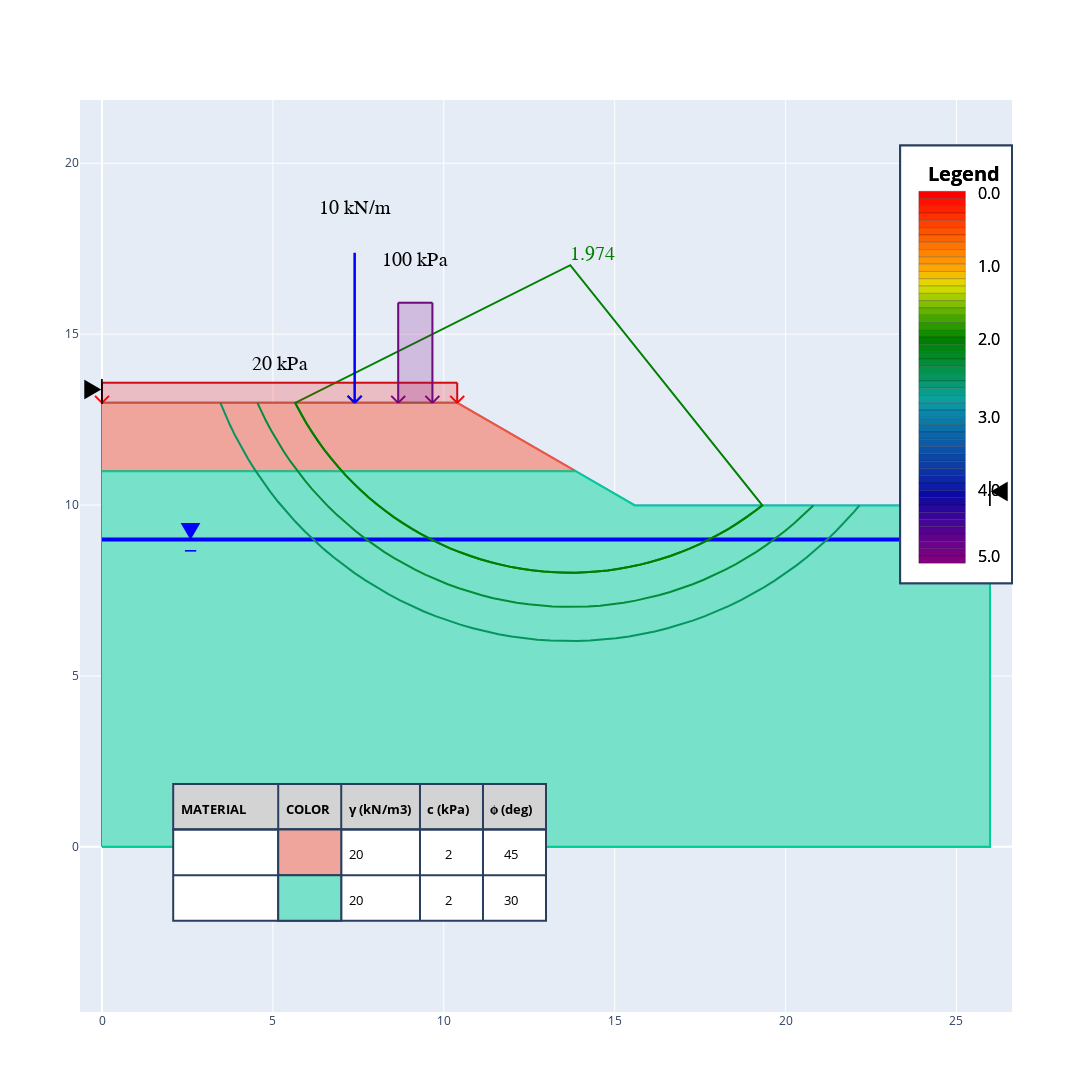

Write notebook code for a chart like this one.
### Code cell
s.remove_individual_planes()

for r in [9,10,11]:
    s.add_single_circular_plane(
        c_x = 13.7,
        c_y = 17.02,
        radius = r,
    )

s.analyse_slope()

fig = s.plot_all_planes()
fig.show()

### Figure 1 — Plotly figure (JSON) as saved in the notebook; plotly's stock layout.template omitted (floating-point values rounded to 4 significant figures)
{"data": [{"mode": "lines", "name": "", "type": "scatter", "x": [0, 0, 10.39, 15.59, 25.98, 25.98, 0], "y": [0, 12.99, 12.99, 9.99, 9.99, 0, 0]}, {"fill": "toself", "fillcolor": "#efa59c", "hovertemplate": "", "meta": [20, 2, 45, ""], "mode": "lines", "name": "<br>γ: 20 kN/m3<br>c: 2 kPa<br>ϕ: 45 degrees", "type": "scatter", "x": [0, 10.39, 13.86, 0], "y": [12.99, 12.99, 10.99, 10.99]}, {"fill": "toself", "fillcolor": "#77e1ca", "hovertemplate": "", "meta": [20, 2, 30, ""], "mode": "lines", "name": "<br>γ: 20 kN/m3<br>c: 2 kPa<br>ϕ: 30 degrees", "type": "scatter", "x": [0, 13.86, 15.59, 25.98, 25.98, 0], "y": [10.99, 10.99, 9.99, 9.99, 0, 0]}, {"line": {"color": "blue", "width": 4}, "mode": "lines", "name": "", "type": "scatter", "x": [0, 25.98], "y": [8.99, 8.99]}, {"hovertemplate": "", "line": {"color": "#008000"}, "mode": "lines", "name": "", "texttemplate": "", "type": "scatter", "x": [5.681, 5.828, 5.985, 6.152, 6.328, 6.512, 6.706, 6.908, 7.118, 7.336, 7.562, 7.795, 8.036, 8.284, 8.538, 8.798, 9.065, 9.337, 9.614, 9.896, 10.18, 10.47, 10.77, 11.07, 11.37, 11.68, 11.98, 12.29, 12.6, 12.92, 13.23, 13.54, 13.86, 14.17, 14.48, 14.8, 15.11, 15.42, 15.72, 16.03, 16.33, 16.63, 16.93, 17.22, 17.5, 17.79, 18.06, 18.34, 18.6, 18.86, 19.12, 19.32, 13.7, 5.653, 5.681], "y": [12.93, 12.66, 12.38, 12.12, 11.86, 11.6, 11.36, 11.12, 10.88, 10.66, 10.44, 10.23, 10.03, 9.832, 9.648, 9.472, 9.305, 9.148, 9.001, 8.863, 8.735, 8.618, 8.51, 8.413, 8.327, 8.251, 8.185, 8.131, 8.087, 8.054, 8.032, 8.021, 8.021, 8.032, 8.054, 8.087, 8.131, 8.185, 8.251, 8.327, 8.413, 8.51, 8.618, 8.735, 8.863, 9.001, 9.148, 9.305, 9.472, 9.648, 9.832, 9.99, 17.02, 12.99, 12.93]}, {"hovertemplate": "Centre: (13.700, 17.020)<br>Radius: 9.000<br>FOS: 1.974", "mode": "lines+text", "name": "", "text": ["1.974"], "textfont": {"color": "#008000", "family": "sans serif", "size": 20}, "textposition": "top right", "texttemplate": "%{text}", "type": "scatter", "x": [13.7], "y": [17.02]}, {"hovertemplate": "%{meta[0]}", "line": {"color": "#05955e"}, "meta": [2.54], "mode": "lines", "name": "", "type": "scatter", "x": [3.465, 3.574, 3.731, 3.899, 4.079, 4.271, 4.475, 4.689, 4.915, 5.151, 5.398, 5.655, 5.922, 6.198, 6.483, 6.777, 7.08, 7.391, 7.709, 8.035, 8.367, 8.706, 9.051, 9.402, 9.758, 10.12, 10.48, 10.85, 11.23, 11.6, 11.98, 12.36, 12.74, 13.12, 13.51, 13.89, 14.28, 14.66, 15.04, 15.42, 15.8, 16.17, 16.55, 16.92, 17.28, 17.64, 18.0, 18.35, 18.69, 19.03, 19.36, 19.69, 20.01, 20.32, 20.62, 20.92, 21.2, 21.48, 21.75, 22.0, 22.16], "y": [12.99, 12.72, 12.37, 12.03, 11.69, 11.36, 11.03, 10.71, 10.4, 10.1, 9.803, 9.518, 9.242, 8.975, 8.718, 8.471, 8.235, 8.009, 7.795, 7.591, 7.399, 7.219, 7.051, 6.894, 6.751, 6.619, 6.501, 6.395, 6.302, 6.222, 6.155, 6.102, 6.062, 6.035, 6.022, 6.022, 6.035, 6.062, 6.102, 6.155, 6.222, 6.302, 6.395, 6.501, 6.619, 6.751, 6.894, 7.051, 7.219, 7.399, 7.591, 7.795, 8.009, 8.235, 8.471, 8.718, 8.975, 9.242, 9.518, 9.803, 9.99]}, {"hovertemplate": "%{meta[0]}", "line": {"color": "#038d36"}, "meta": [2.279], "mode": "lines", "name": "", "type": "scatter", "x": [4.548, 4.637, 4.79, 4.954, 5.128, 5.313, 5.508, 5.714, 5.929, 6.153, 6.386, 6.629, 6.88, 7.139, 7.407, 7.682, 7.964, 8.254, 8.55, 8.852, 9.16, 9.474, 9.793, 10.12, 10.44, 10.78, 11.11, 11.45, 11.79, 12.14, 12.48, 12.83, 13.18, 13.53, 13.88, 14.22, 14.57, 14.92, 15.26, 15.61, 15.95, 16.29, 16.62, 16.96, 17.28, 17.61, 17.93, 18.24, 18.55, 18.85, 19.15, 19.44, 19.72, 19.99, 20.26, 20.52, 20.77, 20.81], "y": [12.99, 12.79, 12.48, 12.17, 11.87, 11.57, 11.28, 11.0, 10.73, 10.46, 10.2, 9.949, 9.706, 9.473, 9.249, 9.034, 8.828, 8.633, 8.448, 8.274, 8.11, 7.957, 7.815, 7.684, 7.565, 7.457, 7.361, 7.276, 7.204, 7.143, 7.095, 7.058, 7.034, 7.022, 7.022, 7.034, 7.058, 7.095, 7.143, 7.204, 7.276, 7.361, 7.457, 7.565, 7.684, 7.815, 7.957, 8.11, 8.274, 8.448, 8.633, 8.828, 9.034, 9.249, 9.473, 9.706, 9.949, 9.99]}, {"hovertemplate": "%{meta[0]}", "line": {"color": "#008000"}, "meta": [1.974], "mode": "lines", "name": "", "type": "scatter", "x": [5.653, 5.681, 5.828, 5.985, 6.152, 6.328, 6.512, 6.706, 6.908, 7.118, 7.336, 7.562, 7.795, 8.036, 8.284, 8.538, 8.798, 9.065, 9.337, 9.614, 9.896, 10.18, 10.47, 10.77, 11.07, 11.37, 11.68, 11.98, 12.29, 12.6, 12.92, 13.23, 13.54, 13.86, 14.17, 14.48, 14.8, 15.11, 15.42, 15.72, 16.03, 16.33, 16.63, 16.93, 17.22, 17.5, 17.79, 18.06, 18.34, 18.6, 18.86, 19.12, 19.32], "y": [12.99, 12.93, 12.66, 12.38, 12.12, 11.86, 11.6, 11.36, 11.12, 10.88, 10.66, 10.44, 10.23, 10.03, 9.832, 9.648, 9.472, 9.305, 9.148, 9.001, 8.863, 8.735, 8.618, 8.51, 8.413, 8.327, 8.251, 8.185, 8.131, 8.087, 8.054, 8.032, 8.021, 8.021, 8.032, 8.054, 8.087, 8.131, 8.185, 8.251, 8.327, 8.413, 8.51, 8.618, 8.735, 8.863, 9.001, 9.148, 9.305, 9.472, 9.648, 9.832, 9.99]}], "layout": {"annotations": [{"font": {"color": "black", "size": 13}, "showarrow": false, "text": "<b>MATERIAL</b>", "x": 0.1, "xref": "x domain", "xshift": 5.634, "y": 0.225, "yref": "y domain", "yshift": -13}, {"font": {"color": "black", "size": 13}, "showarrow": false, "text": "<b>COLOR</b>", "x": 0.2127, "xref": "x domain", "xshift": 5.634, "y": 0.225, "yref": "y domain", "yshift": -13}, {"font": {"color": "black", "size": 13}, "showarrow": false, "text": "<b>γ (kN/m3)</b>", "x": 0.2803, "xref": "x domain", "xshift": 5.634, "y": 0.225, "yref": "y domain", "yshift": -13}, {"font": {"color": "black", "size": 13}, "showarrow": false, "text": "<b>c (kPa)</b>", "x": 0.3648, "xref": "x domain", "xshift": 28.17, "y": 0.225, "yref": "y domain", "yshift": -13}, {"font": {"color": "black", "size": 13}, "showarrow": false, "text": "<b>ϕ (deg)</b>", "x": 0.4324, "xref": "x domain", "xshift": 28.17, "y": 0.225, "yref": "y domain", "yshift": -13}, {"font": {"color": "black", "size": 13}, "showarrow": false, "text": "", "x": 0.1, "xref": "x domain", "xshift": 5.634, "y": 0.175, "yref": "y domain", "yshift": -13}, {"font": {"color": "black", "size": 13}, "showarrow": false, "text": "20", "x": 0.2803, "xref": "x domain", "xshift": 5.634, "y": 0.175, "yref": "y domain", "yshift": -13}, {"font": {"color": "black", "size": 13}, "showarrow": false, "text": "2", "x": 0.3648, "xref": "x domain", "xshift": 28.17, "y": 0.175, "yref": "y domain", "yshift": -13}, {"font": {"color": "black", "size": 13}, "showarrow": false, "text": "45", "x": 0.4324, "xref": "x domain", "xshift": 28.17, "y": 0.175, "yref": "y domain", "yshift": -13}, {"font": {"color": "black", "size": 13}, "showarrow": false, "text": "", "x": 0.1, "xref": "x domain", "xshift": 5.634, "y": 0.125, "yref": "y domain", "yshift": -13}, {"font": {"color": "black", "size": 13}, "showarrow": false, "text": "20", "x": 0.2803, "xref": "x domain", "xshift": 5.634, "y": 0.125, "yref": "y domain", "yshift": -13}, {"font": {"color": "black", "size": 13}, "showarrow": false, "text": "2", "x": 0.3648, "xref": "x domain", "xshift": 28.17, "y": 0.125, "yref": "y domain", "yshift": -13}, {"font": {"color": "black", "size": 13}, "showarrow": false, "text": "30", "x": 0.4324, "xref": "x domain", "xshift": 28.17, "y": 0.125, "yref": "y domain", "yshift": -13}, {"font": {"color": "black", "size": 16}, "showarrow": false, "text": "0.0", "x": 0.95, "xref": "paper", "xshift": 37, "y": 0.912, "yref": "paper", "yshift": 0}, {"font": {"color": "black", "size": 16}, "showarrow": false, "text": "1.0", "x": 0.95, "xref": "paper", "xshift": 37, "y": 0.832, "yref": "paper", "yshift": 0}, {"font": {"color": "black", "size": 16}, "showarrow": false, "text": "2.0", "x": 0.95, "xref": "paper", "xshift": 37, "y": 0.752, "yref": "paper", "yshift": 0}, {"font": {"color": "black", "size": 16}, "showarrow": false, "text": "3.0", "x": 0.95, "xref": "paper", "xshift": 37, "y": 0.652, "yref": "paper", "yshift": 0}, {"font": {"color": "black", "size": 16}, "showarrow": false, "text": "4.0", "x": 0.95, "xref": "paper", "xshift": 37, "y": 0.572, "yref": "paper", "yshift": 0}, {"font": {"color": "black", "size": 16}, "showarrow": false, "text": "5.0", "x": 0.95, "xref": "paper", "xshift": 37, "y": 0.5, "yref": "paper", "yshift": 0}, {"align": "center", "font": {"color": "black", "size": 20}, "showarrow": false, "text": "<b>Legend</b>", "x": 0.925, "xref": "paper", "xshift": 60, "y": 0.9, "yref": "paper", "yshift": 33}, {"font": {"color": "black", "family": "sans serif", "size": 20}, "showarrow": false, "text": "20 kPa", "x": 5.196, "xref": "x", "xshift": 0, "y": 12.99, "yref": "y", "yshift": 39}, {"font": {"color": "black", "family": "sans serif", "size": 20}, "showarrow": false, "text": "100 kPa", "x": 9.166, "xref": "x", "xshift": 0, "y": 12.99, "yref": "y", "yshift": 143}, {"font": {"color": "black", "family": "sans serif", "size": 20}, "showarrow": false, "text": "10 kN/m", "x": 7.392, "xref": "x", "xshift": 0, "y": 12.99, "yref": "y", "yshift": 195}, {"font": {"color": "blue", "size": 25}, "showarrow": false, "text": "▼", "x": 2.598, "y": 8.99, "yshift": 10}, {"font": {"color": "blue", "size": 25}, "showarrow": false, "text": "_", "x": 2.598, "y": 8.99, "yshift": 2}, {"font": {"color": "black", "size": 25}, "showarrow": false, "text": "▶", "x": 0, "xshift": -10, "y": 12.99, "yshift": 15}, {"font": {"color": "black", "size": 25}, "showarrow": false, "text": "◀", "x": 25.98, "xshift": 10, "y": 9.99, "yshift": 15}, {"font": {"color": "black", "size": 25}, "showarrow": false, "text": "|", "x": 25.98, "xshift": 0, "y": 9.99, "yshift": 15}, {"font": {"color": "black", "size": 25}, "showarrow": false, "text": "|", "x": 0, "xshift": 0, "y": 12.99, "yshift": 15}, {"font": {"color": "black", "size": 16}, "showarrow": false, "text": "0.0", "x": 0.95, "xref": "paper", "xshift": 37, "y": 0.912, "yref": "paper", "yshift": 0}, {"font": {"color": "black", "size": 16}, "showarrow": false, "text": "1.0", "x": 0.95, "xref": "paper", "xshift": 37, "y": 0.832, "yref": "paper", "yshift": 0}, {"font": {"color": "black", "size": 16}, "showarrow": false, "text": "2.0", "x": 0.95, "xref": "paper", "xshift": 37, "y": 0.752, "yref": "paper", "yshift": 0}, {"font": {"color": "black", "size": 16}, "showarrow": false, "text": "3.0", "x": 0.95, "xref": "paper", "xshift": 37, "y": 0.652, "yref": "paper", "yshift": 0}, {"font": {"color": "black", "size": 16}, "showarrow": false, "text": "4.0", "x": 0.95, "xref": "paper", "xshift": 37, "y": 0.572, "yref": "paper", "yshift": 0}, {"font": {"color": "black", "size": 16}, "showarrow": false, "text": "5.0", "x": 0.95, "xref": "paper", "xshift": 37, "y": 0.5, "yref": "paper", "yshift": 0}, {"align": "center", "font": {"color": "black", "size": 20}, "showarrow": false, "text": "<b>Legend</b>", "x": 0.925, "xref": "paper", "xshift": 60, "y": 0.9, "yref": "paper", "yshift": 33}], "height": 1200, "shapes": [{"fillcolor": "lightgrey", "type": "rect", "x0": 0.1, "x1": 0.5, "xref": "x domain", "y0": 0.2, "y1": 0.25, "yref": "y domain"}, {"fillcolor": "white", "type": "rect", "x0": 0.1, "x1": 0.5, "xref": "x domain", "y0": 0.1, "y1": 0.2, "yref": "y domain"}, {"type": "rect", "x0": 0.2127, "x1": 0.2127, "xref": "x domain", "y0": 0.1, "y1": 0.25, "yref": "y domain"}, {"type": "rect", "x0": 0.2803, "x1": 0.2803, "xref": "x domain", "y0": 0.1, "y1": 0.25, "yref": "y domain"}, {"type": "rect", "x0": 0.3648, "x1": 0.3648, "xref": "x domain", "y0": 0.1, "y1": 0.25, "yref": "y domain"}, {"type": "rect", "x0": 0.4324, "x1": 0.4324, "xref": "x domain", "y0": 0.1, "y1": 0.25, "yref": "y domain"}, {"type": "rect", "x0": 0.5, "x1": 0.5, "xref": "x domain", "y0": 0.1, "y1": 0.25, "yref": "y domain"}, {"type": "rect", "x0": 0.1, "x1": 0.5, "xref": "x domain", "y0": 0.2, "y1": 0.2, "yref": "y domain"}, {"type": "rect", "x0": 0.1, "x1": 0.5, "xref": "x domain", "y0": 0.15, "y1": 0.15, "yref": "y domain"}, {"fillcolor": "#efa59c", "type": "rect", "x0": 0.2127, "x1": 0.2803, "xref": "paper", "y0": 0.15, "y1": 0.2, "yref": "paper"}, {"fillcolor": "#77e1ca", "type": "rect", "x0": 0.2127, "x1": 0.2803, "xref": "paper", "y0": 0.1, "y1": 0.15, "yref": "paper"}, {"fillcolor": "white", "type": "rect", "x0": 0.88, "x1": 1, "xref": "paper", "y0": 0.95, "y1": 0.47, "yref": "paper"}, {"fillcolor": "#f00", "line": {"color": "black", "width": 0.2}, "type": "rect", "x0": 0.9, "x1": 0.95, "xref": "paper", "y0": 0.9, "y1": 0.892, "yref": "paper"}, {"fillcolor": "#ff1000", "line": {"color": "black", "width": 0.2}, "type": "rect", "x0": 0.9, "x1": 0.95, "xref": "paper", "y0": 0.892, "y1": 0.884, "yref": "paper"}, {"fillcolor": "#ff2100", "line": {"color": "black", "width": 0.2}, "type": "rect", "x0": 0.9, "x1": 0.95, "xref": "paper", "y0": 0.884, "y1": 0.876, "yref": "paper"}, {"fillcolor": "#ff3100", "line": {"color": "black", "width": 0.2}, "type": "rect", "x0": 0.9, "x1": 0.95, "xref": "paper", "y0": 0.876, "y1": 0.868, "yref": "paper"}, {"fillcolor": "#ff4200", "line": {"color": "black", "width": 0.2}, "type": "rect", "x0": 0.9, "x1": 0.95, "xref": "paper", "y0": 0.868, "y1": 0.86, "yref": "paper"}, {"fillcolor": "#ff5200", "line": {"color": "black", "width": 0.2}, "type": "rect", "x0": 0.9, "x1": 0.95, "xref": "paper", "y0": 0.86, "y1": 0.852, "yref": "paper"}, {"fillcolor": "#ff6300", "line": {"color": "black", "width": 0.2}, "type": "rect", "x0": 0.9, "x1": 0.95, "xref": "paper", "y0": 0.852, "y1": 0.844, "yref": "paper"}, {"fillcolor": "#ff7300", "line": {"color": "black", "width": 0.2}, "type": "rect", "x0": 0.9, "x1": 0.95, "xref": "paper", "y0": 0.844, "y1": 0.836, "yref": "paper"}, {"fillcolor": "#ff8400", "line": {"color": "black", "width": 0.2}, "type": "rect", "x0": 0.9, "x1": 0.95, "xref": "paper", "y0": 0.836, "y1": 0.828, "yref": "paper"}, {"fillcolor": "#ff9400", "line": {"color": "black", "width": 0.2}, "type": "rect", "x0": 0.9, "x1": 0.95, "xref": "paper", "y0": 0.828, "y1": 0.82, "yref": "paper"}, {"fillcolor": "#ffa500", "line": {"color": "black", "width": 0.2}, "type": "rect", "x0": 0.9, "x1": 0.95, "xref": "paper", "y0": 0.82, "y1": 0.812, "yref": "paper"}, {"fillcolor": "#f2be00", "line": {"color": "black", "width": 0.2}, "type": "rect", "x0": 0.9, "x1": 0.95, "xref": "paper", "y0": 0.812, "y1": 0.804, "yref": "paper"}, {"fillcolor": "#e6d300", "line": {"color": "black", "width": 0.2}, "type": "rect", "x0": 0.9, "x1": 0.95, "xref": "paper", "y0": 0.804, "y1": 0.796, "yref": "paper"}, {"fillcolor": "#cdd900", "line": {"color": "black", "width": 0.2}, "type": "rect", "x0": 0.9, "x1": 0.95, "xref": "paper", "y0": 0.796, "y1": 0.788, "yref": "paper"}, {"fillcolor": "#a6cc00", "line": {"color": "black", "width": 0.2}, "type": "rect", "x0": 0.9, "x1": 0.95, "xref": "paper", "y0": 0.788, "y1": 0.78, "yref": "paper"}, {"fillcolor": "#82bf00", "line": {"color": "black", "width": 0.2}, "type": "rect", "x0": 0.9, "x1": 0.95, "xref": "paper", "y0": 0.78, "y1": 0.772, "yref": "paper"}, {"fillcolor": "#61b300", "line": {"color": "black", "width": 0.2}, "type": "rect", "x0": 0.9, "x1": 0.95, "xref": "paper", "y0": 0.772, "y1": 0.764, "yref": "paper"}, {"fillcolor": "#43a600", "line": {"color": "black", "width": 0.2}, "type": "rect", "x0": 0.9, "x1": 0.95, "xref": "paper", "y0": 0.764, "y1": 0.756, "yref": "paper"}, {"fillcolor": "#2a9900", "line": {"color": "black", "width": 0.2}, "type": "rect", "x0": 0.9, "x1": 0.95, "xref": "paper", "y0": 0.756, "y1": 0.748, "yref": "paper"}, {"fillcolor": "#138d00", "line": {"color": "black", "width": 0.2}, "type": "rect", "x0": 0.9, "x1": 0.95, "xref": "paper", "y0": 0.748, "y1": 0.74, "yref": "paper"}, {"fillcolor": "#008000", "line": {"color": "black", "width": 0.2}, "type": "rect", "x0": 0.9, "x1": 0.95, "xref": "paper", "y0": 0.74, "y1": 0.732, "yref": "paper"}, {"fillcolor": "#018411", "line": {"color": "black", "width": 0.2}, "type": "rect", "x0": 0.9, "x1": 0.95, "xref": "paper", "y0": 0.732, "y1": 0.724, "yref": "paper"}, {"fillcolor": "#028923", "line": {"color": "black", "width": 0.2}, "type": "rect", "x0": 0.9, "x1": 0.95, "xref": "paper", "y0": 0.724, "y1": 0.716, "yref": "paper"}, {"fillcolor": "#038d36", "line": {"color": "black", "width": 0.2}, "type": "rect", "x0": 0.9, "x1": 0.95, "xref": "paper", "y0": 0.716, "y1": 0.708, "yref": "paper"}, {"fillcolor": "#049149", "line": {"color": "black", "width": 0.2}, "type": "rect", "x0": 0.9, "x1": 0.95, "xref": "paper", "y0": 0.708, "y1": 0.7, "yref": "paper"}, {"fillcolor": "#05955e", "line": {"color": "black", "width": 0.2}, "type": "rect", "x0": 0.9, "x1": 0.95, "xref": "paper", "y0": 0.7, "y1": 0.692, "yref": "paper"}, {"fillcolor": "#069973", "line": {"color": "black", "width": 0.2}, "type": "rect", "x0": 0.9, "x1": 0.95, "xref": "paper", "y0": 0.692, "y1": 0.684, "yref": "paper"}, {"fillcolor": "#089d88", "line": {"color": "black", "width": 0.2}, "type": "rect", "x0": 0.9, "x1": 0.95, "xref": "paper", "y0": 0.684, "y1": 0.676, "yref": "paper"}, {"fillcolor": "#09a19e", "line": {"color": "black", "width": 0.2}, "type": "rect", "x0": 0.9, "x1": 0.95, "xref": "paper", "y0": 0.676, "y1": 0.668, "yref": "paper"}, {"fillcolor": "#0a94a4", "line": {"color": "black", "width": 0.2}, "type": "rect", "x0": 0.9, "x1": 0.95, "xref": "paper", "y0": 0.668, "y1": 0.66, "yref": "paper"}, {"fillcolor": "#0c84a8", "line": {"color": "black", "width": 0.2}, "type": "rect", "x0": 0.9, "x1": 0.95, "xref": "paper", "y0": 0.66, "y1": 0.652, "yref": "paper"}, {"fillcolor": "#0c7aa8", "line": {"color": "black", "width": 0.2}, "type": "rect", "x0": 0.9, "x1": 0.95, "xref": "paper", "y0": 0.652, "y1": 0.644, "yref": "paper"}, {"fillcolor": "#0c70a8", "line": {"color": "black", "width": 0.2}, "type": "rect", "x0": 0.9, "x1": 0.95, "xref": "paper", "y0": 0.644, "y1": 0.636, "yref": "paper"}, {"fillcolor": "#0c65a8", "line": {"color": "black", "width": 0.2}, "type": "rect", "x0": 0.9, "x1": 0.95, "xref": "paper", "y0": 0.636, "y1": 0.628, "yref": "paper"}, {"fillcolor": "#0c5ba8", "line": {"color": "black", "width": 0.2}, "type": "rect", "x0": 0.9, "x1": 0.95, "xref": "paper", "y0": 0.628, "y1": 0.62, "yref": "paper"}, {"fillcolor": "#0c51a8", "line": {"color": "black", "width": 0.2}, "type": "rect", "x0": 0.9, "x1": 0.95, "xref": "paper", "y0": 0.62, "y1": 0.612, "yref": "paper"}, {"fillcolor": "#0c47a8", "line": {"color": "black", "width": 0.2}, "type": "rect", "x0": 0.9, "x1": 0.95, "xref": "paper", "y0": 0.612, "y1": 0.604, "yref": "paper"}, {"fillcolor": "#0c3da8", "line": {"color": "black", "width": 0.2}, "type": "rect", "x0": 0.9, "x1": 0.95, "xref": "paper", "y0": 0.604, "y1": 0.596, "yref": "paper"}, {"fillcolor": "#0c32a8", "line": {"color": "black", "width": 0.2}, "type": "rect", "x0": 0.9, "x1": 0.95, "xref": "paper", "y0": 0.596, "y1": 0.588, "yref": "paper"}, {"fillcolor": "#0c28a8", "line": {"color": "black", "width": 0.2}, "type": "rect", "x0": 0.9, "x1": 0.95, "xref": "paper", "y0": 0.588, "y1": 0.58, "yref": "paper"}, {"fillcolor": "#0c1ea8", "line": {"color": "black", "width": 0.2}, "type": "rect", "x0": 0.9, "x1": 0.95, "xref": "paper", "y0": 0.58, "y1": 0.572, "yref": "paper"}, {"fillcolor": "#0a0ba4", "line": {"color": "black", "width": 0.2}, "type": "rect", "x0": 0.9, "x1": 0.95, "xref": "paper", "y0": 0.572, "y1": 0.564, "yref": "paper"}, {"fillcolor": "#1909a1", "line": {"color": "black", "width": 0.2}, "type": "rect", "x0": 0.9, "x1": 0.95, "xref": "paper", "y0": 0.564, "y1": 0.556, "yref": "paper"}, {"fillcolor": "#28089d", "line": {"color": "black", "width": 0.2}, "type": "rect", "x0": 0.9, "x1": 0.95, "xref": "paper", "y0": 0.556, "y1": 0.548, "yref": "paper"}, {"fillcolor": "#370699", "line": {"color": "black", "width": 0.2}, "type": "rect", "x0": 0.9, "x1": 0.95, "xref": "paper", "y0": 0.548, "y1": 0.54, "yref": "paper"}, {"fillcolor": "#450595", "line": {"color": "black", "width": 0.2}, "type": "rect", "x0": 0.9, "x1": 0.95, "xref": "paper", "y0": 0.54, "y1": 0.532, "yref": "paper"}, {"fillcolor": "#520491", "line": {"color": "black", "width": 0.2}, "type": "rect", "x0": 0.9, "x1": 0.95, "xref": "paper", "y0": 0.532, "y1": 0.524, "yref": "paper"}, {"fillcolor": "#5f038d", "line": {"color": "black", "width": 0.2}, "type": "rect", "x0": 0.9, "x1": 0.95, "xref": "paper", "y0": 0.524, "y1": 0.516, "yref": "paper"}, {"fillcolor": "#6b0289", "line": {"color": "black", "width": 0.2}, "type": "rect", "x0": 0.9, "x1": 0.95, "xref": "paper", "y0": 0.516, "y1": 0.508, "yref": "paper"}, {"fillcolor": "#760184", "line": {"color": "black", "width": 0.2}, "type": "rect", "x0": 0.9, "x1": 0.95, "xref": "paper", "y0": 0.508, "y1": 0.5, "yref": "paper"}, {"fillcolor": "#800080", "line": {"color": "black", "width": 0.2}, "type": "rect", "x0": 0.9, "x1": 0.95, "xref": "paper", "y0": 0.5, "y1": 0.492, "yref": "paper"}, {"line": {"color": "red", "width": 2}, "type": "line", "x0": 0, "x1": -7, "xanchor": 0, "xref": "x", "xsizemode": "pixel", "y0": 0, "y1": 7, "yanchor": 12.99, "yref": "y", "ysizemode": "pixel"}, {"line": {"color": "red", "width": 2}, "type": "line", "x0": 0, "x1": 7, "xanchor": 0, "xref": "x", "xsizemode": "pixel", "y0": 0, "y1": 7, "yanchor": 12.99, "yref": "y", "ysizemode": "pixel"}, {"line": {"color": "red", "width": 2}, "type": "line", "x0": 0, "x1": 0, "xanchor": 0, "xref": "x", "xsizemode": "pixel", "y0": 0, "y1": 20, "yanchor": 12.99, "yref": "y", "ysizemode": "pixel"}, {"line": {"color": "black", "width": 0}, "type": "line", "x0": 0, "x1": 0, "xanchor": 5.196, "xref": "x", "xsizemode": "pixel", "y0": 0, "y1": 0, "yanchor": 12.99, "yref": "y", "ysizemode": "pixel"}, {"line": {"color": "black", "width": 0}, "type": "line", "x0": 0, "x1": 0, "xanchor": 5.196, "xref": "x", "xsizemode": "pixel", "y0": 0, "y1": 0, "yanchor": 12.99, "yref": "y", "ysizemode": "pixel"}, {"line": {"color": "black", "width": 0}, "type": "line", "x0": 0, "x1": 0, "xanchor": 5.196, "xref": "x", "xsizemode": "pixel", "y0": 0, "y1": 30, "yanchor": 12.99, "yref": "y", "ysizemode": "pixel"}, {"line": {"color": "red", "width": 2}, "type": "line", "x0": 0, "x1": -7, "xanchor": 10.39, "xref": "x", "xsizemode": "pixel", "y0": 0, "y1": 7, "yanchor": 12.99, "yref": "y", "ysizemode": "pixel"}, {"line": {"color": "red", "width": 2}, "type": "line", "x0": 0, "x1": 7, "xanchor": 10.39, "xref": "x", "xsizemode": "pixel", "y0": 0, "y1": 7, "yanchor": 12.99, "yref": "y", "ysizemode": "pixel"}, {"line": {"color": "red", "width": 2}, "type": "line", "x0": 0, "x1": 0, "xanchor": 10.39, "xref": "x", "xsizemode": "pixel", "y0": 0, "y1": 20, "yanchor": 12.99, "yref": "y", "ysizemode": "pixel"}, {"line": {"color": "red", "width": 2}, "type": "line", "x0": 0, "x1": 10.39, "xanchor": 0, "xref": "x", "y0": 20, "y1": 20, "yanchor": 12.99, "yref": "y", "ysizemode": "pixel"}, {"fillcolor": "red", "line": {"width": 2}, "opacity": 0.2, "type": "rect", "x0": 0, "x1": 10.39, "xanchor": 0, "xref": "x", "y0": 0, "y1": 20, "yanchor": 12.99, "yref": "y", "ysizemode": "pixel"}, {"line": {"color": "purple", "width": 2}, "type": "line", "x0": 0, "x1": -7, "xanchor": 8.666, "xref": "x", "xsizemode": "pixel", "y0": 0, "y1": 7, "yanchor": 12.99, "yref": "y", "ysizemode": "pixel"}, {"line": {"color": "purple", "width": 2}, "type": "line", "x0": 0, "x1": 7, "xanchor": 8.666, "xref": "x", "xsizemode": "pixel", "y0": 0, "y1": 7, "yanchor": 12.99, "yref": "y", "ysizemode": "pixel"}, {"line": {"color": "purple", "width": 2}, "type": "line", "x0": 0, "x1": 0, "xanchor": 8.666, "xref": "x", "xsizemode": "pixel", "y0": 0, "y1": 100, "yanchor": 12.99, "yref": "y", "ysizemode": "pixel"}, {"line": {"color": "black", "width": 0}, "type": "line", "x0": 0, "x1": 0, "xanchor": 9.166, "xref": "x", "xsizemode": "pixel", "y0": 0, "y1": 0, "yanchor": 12.99, "yref": "y", "ysizemode": "pixel"}, {"line": {"color": "black", "width": 0}, "type": "line", "x0": 0, "x1": 0, "xanchor": 9.166, "xref": "x", "xsizemode": "pixel", "y0": 0, "y1": 0, "yanchor": 12.99, "yref": "y", "ysizemode": "pixel"}, {"line": {"color": "black", "width": 0}, "type": "line", "x0": 0, "x1": 0, "xanchor": 9.166, "xref": "x", "xsizemode": "pixel", "y0": 0, "y1": 110, "yanchor": 12.99, "yref": "y", "ysizemode": "pixel"}, {"line": {"color": "purple", "width": 2}, "type": "line", "x0": 0, "x1": -7, "xanchor": 9.666, "xref": "x", "xsizemode": "pixel", "y0": 0, "y1": 7, "yanchor": 12.99, "yref": "y", "ysizemode": "pixel"}, {"line": {"color": "purple", "width": 2}, "type": "line", "x0": 0, "x1": 7, "xanchor": 9.666, "xref": "x", "xsizemode": "pixel", "y0": 0, "y1": 7, "yanchor": 12.99, "yref": "y", "ysizemode": "pixel"}, {"line": {"color": "purple", "width": 2}, "type": "line", "x0": 0, "x1": 0, "xanchor": 9.666, "xref": "x", "xsizemode": "pixel", "y0": 0, "y1": 100, "yanchor": 12.99, "yref": "y", "ysizemode": "pixel"}, {"line": {"color": "purple", "width": 2}, "type": "line", "x0": 8.666, "x1": 9.666, "xanchor": 8.666, "xref": "x", "y0": 100, "y1": 100, "yanchor": 12.99, "yref": "y", "ysizemode": "pixel"}, {"fillcolor": "purple", "line": {"width": 2}, "opacity": 0.2, "type": "rect", "x0": 8.666, "x1": 9.666, "xanchor": 8.666, "xref": "x", "y0": 0, "y1": 100, "yanchor": 12.99, "yref": "y", "ysizemode": "pixel"}, {"line": {"color": "black", "width": 2}, "type": "line", "x0": 0, "x1": -7, "xanchor": 7.392, "xref": "x", "xsizemode": "pixel", "y0": 0, "y1": 7, "yanchor": 12.99, "yref": "y", "ysizemode": "pixel"}, {"line": {"color": "black", "width": 2}, "type": "line", "x0": 0, "x1": 7, "xanchor": 7.392, "xref": "x", "xsizemode": "pixel", "y0": 0, "y1": 7, "yanchor": 12.99, "yref": "y", "ysizemode": "pixel"}, {"line": {"color": "black", "width": 2}, "type": "line", "x0": 0, "x1": 0, "xanchor": 7.392, "xref": "x", "xsizemode": "pixel", "y0": 0, "y1": 150, "yanchor": 12.99, "yref": "y", "ysizemode": "pixel"}, {"line": {"color": "blue", "width": 2}, "type": "line", "x0": 0, "x1": -7, "xanchor": 7.392, "xref": "x", "xsizemode": "pixel", "y0": 0, "y1": 7, "yanchor": 12.99, "yref": "y", "ysizemode": "pixel"}, {"line": {"color": "blue", "width": 2}, "type": "line", "x0": 0, "x1": 7, "xanchor": 7.392, "xref": "x", "xsizemode": "pixel", "y0": 0, "y1": 7, "yanchor": 12.99, "yref": "y", "ysizemode": "pixel"}, {"line": {"color": "blue", "width": 2}, "type": "line", "x0": 0, "x1": 0, "xanchor": 7.392, "xref": "x", "xsizemode": "pixel", "y0": 0, "y1": 150, "yanchor": 12.99, "yref": "y", "ysizemode": "pixel"}, {"fillcolor": "white", "type": "rect", "x0": 0.88, "x1": 1, "xref": "paper", "y0": 0.95, "y1": 0.47, "yref": "paper"}, {"fillcolor": "#f00", "line": {"color": "black", "width": 0.2}, "type": "rect", "x0": 0.9, "x1": 0.95, "xref": "paper", "y0": 0.9, "y1": 0.892, "yref": "paper"}, {"fillcolor": "#ff1000", "line": {"color": "black", "width": 0.2}, "type": "rect", "x0": 0.9, "x1": 0.95, "xref": "paper", "y0": 0.892, "y1": 0.884, "yref": "paper"}, {"fillcolor": "#ff2100", "line": {"color": "black", "width": 0.2}, "type": "rect", "x0": 0.9, "x1": 0.95, "xref": "paper", "y0": 0.884, "y1": 0.876, "yref": "paper"}, {"fillcolor": "#ff3100", "line": {"color": "black", "width": 0.2}, "type": "rect", "x0": 0.9, "x1": 0.95, "xref": "paper", "y0": 0.876, "y1": 0.868, "yref": "paper"}, {"fillcolor": "#ff4200", "line": {"color": "black", "width": 0.2}, "type": "rect", "x0": 0.9, "x1": 0.95, "xref": "paper", "y0": 0.868, "y1": 0.86, "yref": "paper"}, {"fillcolor": "#ff5200", "line": {"color": "black", "width": 0.2}, "type": "rect", "x0": 0.9, "x1": 0.95, "xref": "paper", "y0": 0.86, "y1": 0.852, "yref": "paper"}, {"fillcolor": "#ff6300", "line": {"color": "black", "width": 0.2}, "type": "rect", "x0": 0.9, "x1": 0.95, "xref": "paper", "y0": 0.852, "y1": 0.844, "yref": "paper"}, {"fillcolor": "#ff7300", "line": {"color": "black", "width": 0.2}, "type": "rect", "x0": 0.9, "x1": 0.95, "xref": "paper", "y0": 0.844, "y1": 0.836, "yref": "paper"}, {"fillcolor": "#ff8400", "line": {"color": "black", "width": 0.2}, "type": "rect", "x0": 0.9, "x1": 0.95, "xref": "paper", "y0": 0.836, "y1": 0.828, "yref": "paper"}, {"fillcolor": "#ff9400", "line": {"color": "black", "width": 0.2}, "type": "rect", "x0": 0.9, "x1": 0.95, "xref": "paper", "y0": 0.828, "y1": 0.82, "yref": "paper"}, {"fillcolor": "#ffa500", "line": {"color": "black", "width": 0.2}, "type": "rect", "x0": 0.9, "x1": 0.95, "xref": "paper", "y0": 0.82, "y1": 0.812, "yref": "paper"}, {"fillcolor": "#f2be00", "line": {"color": "black", "width": 0.2}, "type": "rect", "x0": 0.9, "x1": 0.95, "xref": "paper", "y0": 0.812, "y1": 0.804, "yref": "paper"}, {"fillcolor": "#e6d300", "line": {"color": "black", "width": 0.2}, "type": "rect", "x0": 0.9, "x1": 0.95, "xref": "paper", "y0": 0.804, "y1": 0.796, "yref": "paper"}, {"fillcolor": "#cdd900", "line": {"color": "black", "width": 0.2}, "type": "rect", "x0": 0.9, "x1": 0.95, "xref": "paper", "y0": 0.796, "y1": 0.788, "yref": "paper"}, {"fillcolor": "#a6cc00", "line": {"color": "black", "width": 0.2}, "type": "rect", "x0": 0.9, "x1": 0.95, "xref": "paper", "y0": 0.788, "y1": 0.78, "yref": "paper"}, {"fillcolor": "#82bf00", "line": {"color": "black", "width": 0.2}, "type": "rect", "x0": 0.9, "x1": 0.95, "xref": "paper", "y0": 0.78, "y1": 0.772, "yref": "paper"}, {"fillcolor": "#61b300", "line": {"color": "black", "width": 0.2}, "type": "rect", "x0": 0.9, "x1": 0.95, "xref": "paper", "y0": 0.772, "y1": 0.764, "yref": "paper"}, {"fillcolor": "#43a600", "line": {"color": "black", "width": 0.2}, "type": "rect", "x0": 0.9, "x1": 0.95, "xref": "paper", "y0": 0.764, "y1": 0.756, "yref": "paper"}, {"fillcolor": "#2a9900", "line": {"color": "black", "width": 0.2}, "type": "rect", "x0": 0.9, "x1": 0.95, "xref": "paper", "y0": 0.756, "y1": 0.748, "yref": "paper"}, {"fillcolor": "#138d00", "line": {"color": "black", "width": 0.2}, "type": "rect", "x0": 0.9, "x1": 0.95, "xref": "paper", "y0": 0.748, "y1": 0.74, "yref": "paper"}, {"fillcolor": "#008000", "line": {"color": "black", "width": 0.2}, "type": "rect", "x0": 0.9, "x1": 0.95, "xref": "paper", "y0": 0.74, "y1": 0.732, "yref": "paper"}, {"fillcolor": "#018411", "line": {"color": "black", "width": 0.2}, "type": "rect", "x0": 0.9, "x1": 0.95, "xref": "paper", "y0": 0.732, "y1": 0.724, "yref": "paper"}, {"fillcolor": "#028923", "line": {"color": "black", "width": 0.2}, "type": "rect", "x0": 0.9, "x1": 0.95, "xref": "paper", "y0": 0.724, "y1": 0.716, "yref": "paper"}, {"fillcolor": "#038d36", "line": {"color": "black", "width": 0.2}, "type": "rect", "x0": 0.9, "x1": 0.95, "xref": "paper", "y0": 0.716, "y1": 0.708, "yref": "paper"}, {"fillcolor": "#049149", "line": {"color": "black", "width": 0.2}, "type": "rect", "x0": 0.9, "x1": 0.95, "xref": "paper", "y0": 0.708, "y1": 0.7, "yref": "paper"}, {"fillcolor": "#05955e", "line": {"color": "black", "width": 0.2}, "type": "rect", "x0": 0.9, "x1": 0.95, "xref": "paper", "y0": 0.7, "y1": 0.692, "yref": "paper"}, {"fillcolor": "#069973", "line": {"color": "black", "width": 0.2}, "type": "rect", "x0": 0.9, "x1": 0.95, "xref": "paper", "y0": 0.692, "y1": 0.684, "yref": "paper"}, {"fillcolor": "#089d88", "line": {"color": "black", "width": 0.2}, "type": "rect", "x0": 0.9, "x1": 0.95, "xref": "paper", "y0": 0.684, "y1": 0.676, "yref": "paper"}, {"fillcolor": "#09a19e", "line": {"color": "black", "width": 0.2}, "type": "rect", "x0": 0.9, "x1": 0.95, "xref": "paper", "y0": 0.676, "y1": 0.668, "yref": "paper"}, {"fillcolor": "#0a94a4", "line": {"color": "black", "width": 0.2}, "type": "rect", "x0": 0.9, "x1": 0.95, "xref": "paper", "y0": 0.668, "y1": 0.66, "yref": "paper"}, {"fillcolor": "#0c84a8", "line": {"color": "black", "width": 0.2}, "type": "rect", "x0": 0.9, "x1": 0.95, "xref": "paper", "y0": 0.66, "y1": 0.652, "yref": "paper"}, {"fillcolor": "#0c7aa8", "line": {"color": "black", "width": 0.2}, "type": "rect", "x0": 0.9, "x1": 0.95, "xref": "paper", "y0": 0.652, "y1": 0.644, "yref": "paper"}, {"fillcolor": "#0c70a8", "line": {"color": "black", "width": 0.2}, "type": "rect", "x0": 0.9, "x1": 0.95, "xref": "paper", "y0": 0.644, "y1": 0.636, "yref": "paper"}, {"fillcolor": "#0c65a8", "line": {"color": "black", "width": 0.2}, "type": "rect", "x0": 0.9, "x1": 0.95, "xref": "paper", "y0": 0.636, "y1": 0.628, "yref": "paper"}, {"fillcolor": "#0c5ba8", "line": {"color": "black", "width": 0.2}, "type": "rect", "x0": 0.9, "x1": 0.95, "xref": "paper", "y0": 0.628, "y1": 0.62, "yref": "paper"}, {"fillcolor": "#0c51a8", "line": {"color": "black", "width": 0.2}, "type": "rect", "x0": 0.9, "x1": 0.95, "xref": "paper", "y0": 0.62, "y1": 0.612, "yref": "paper"}, {"fillcolor": "#0c47a8", "line": {"color": "black", "width": 0.2}, "type": "rect", "x0": 0.9, "x1": 0.95, "xref": "paper", "y0": 0.612, "y1": 0.604, "yref": "paper"}, {"fillcolor": "#0c3da8", "line": {"color": "black", "width": 0.2}, "type": "rect", "x0": 0.9, "x1": 0.95, "xref": "paper", "y0": 0.604, "y1": 0.596, "yref": "paper"}, {"fillcolor": "#0c32a8", "line": {"color": "black", "width": 0.2}, "type": "rect", "x0": 0.9, "x1": 0.95, "xref": "paper", "y0": 0.596, "y1": 0.588, "yref": "paper"}, {"fillcolor": "#0c28a8", "line": {"color": "black", "width": 0.2}, "type": "rect", "x0": 0.9, "x1": 0.95, "xref": "paper", "y0": 0.588, "y1": 0.58, "yref": "paper"}, {"fillcolor": "#0c1ea8", "line": {"color": "black", "width": 0.2}, "type": "rect", "x0": 0.9, "x1": 0.95, "xref": "paper", "y0": 0.58, "y1": 0.572, "yref": "paper"}, {"fillcolor": "#0a0ba4", "line": {"color": "black", "width": 0.2}, "type": "rect", "x0": 0.9, "x1": 0.95, "xref": "paper", "y0": 0.572, "y1": 0.564, "yref": "paper"}, {"fillcolor": "#1909a1", "line": {"color": "black", "width": 0.2}, "type": "rect", "x0": 0.9, "x1": 0.95, "xref": "paper", "y0": 0.564, "y1": 0.556, "yref": "paper"}, {"fillcolor": "#28089d", "line": {"color": "black", "width": 0.2}, "type": "rect", "x0": 0.9, "x1": 0.95, "xref": "paper", "y0": 0.556, "y1": 0.548, "yref": "paper"}, {"fillcolor": "#370699", "line": {"color": "black", "width": 0.2}, "type": "rect", "x0": 0.9, "x1": 0.95, "xref": "paper", "y0": 0.548, "y1": 0.54, "yref": "paper"}, {"fillcolor": "#450595", "line": {"color": "black", "width": 0.2}, "type": "rect", "x0": 0.9, "x1": 0.95, "xref": "paper", "y0": 0.54, "y1": 0.532, "yref": "paper"}, {"fillcolor": "#520491", "line": {"color": "black", "width": 0.2}, "type": "rect", "x0": 0.9, "x1": 0.95, "xref": "paper", "y0": 0.532, "y1": 0.524, "yref": "paper"}, {"fillcolor": "#5f038d", "line": {"color": "black", "width": 0.2}, "type": "rect", "x0": 0.9, "x1": 0.95, "xref": "paper", "y0": 0.524, "y1": 0.516, "yref": "paper"}, {"fillcolor": "#6b0289", "line": {"color": "black", "width": 0.2}, "type": "rect", "x0": 0.9, "x1": 0.95, "xref": "paper", "y0": 0.516, "y1": 0.508, "yref": "paper"}, {"fillcolor": "#760184", "line": {"color": "black", "width": 0.2}, "type": "rect", "x0": 0.9, "x1": 0.95, "xref": "paper", "y0": 0.508, "y1": 0.5, "yref": "paper"}, {"fillcolor": "#800080", "line": {"color": "black", "width": 0.2}, "type": "rect", "x0": 0.9, "x1": 0.95, "xref": "paper", "y0": 0.5, "y1": 0.492, "yref": "paper"}], "showlegend": false, "width": 2000, "yaxis": {"scaleanchor": "x", "scaleratio": 1}}}
